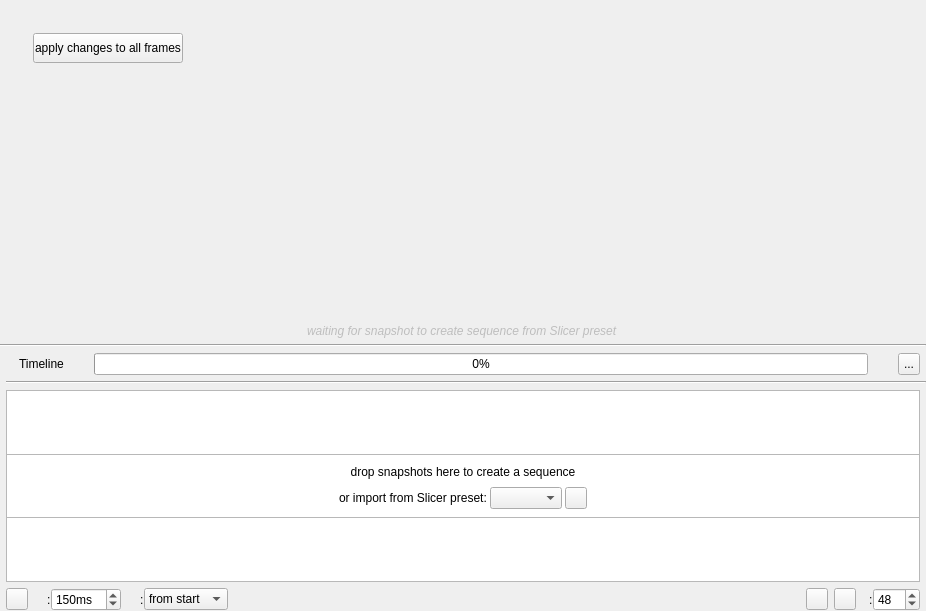
<?xml version="1.0" encoding="UTF-8"?>
<ui version="4.0">
 <class>panel_animation_timeline</class>
 <widget class="QWidget" name="panel_animation_timeline"><property name="surfaceRole" stdset="0"><string>panel</string></property>
  <property name="geometry">
   <rect>
    <x>0</x>
    <y>0</y>
    <width>926</width>
    <height>611</height>
   </rect>
  </property>
  <property name="windowTitle">
   <string>Form</string>
  </property>
  <layout class="QVBoxLayout" name="layout_vertical_layout">
   <property name="spacing">
    <number>0</number>
   </property>
   <property name="leftMargin">
    <number>0</number>
   </property>
   <property name="topMargin">
    <number>0</number>
   </property>
   <property name="rightMargin">
    <number>0</number>
   </property>
   <property name="bottomMargin">
    <number>0</number>
   </property>
   <item>
    <widget class="QWidget" name="panel_animation_preview" native="true"><property name="surfaceRole" stdset="0"><string>panel</string></property>
     <property name="sizePolicy">
      <sizepolicy hsizetype="Preferred" vsizetype="Expanding">
       <horstretch>0</horstretch>
       <verstretch>1</verstretch>
      </sizepolicy>
     </property>
     <layout class="QVBoxLayout" name="layout_vertical_layout_2">
      <property name="spacing">
       <number>0</number>
      </property>
      <property name="leftMargin">
       <number>0</number>
      </property>
      <property name="topMargin">
       <number>0</number>
      </property>
      <property name="rightMargin">
       <number>0</number>
      </property>
      <property name="bottomMargin">
       <number>0</number>
      </property>
      <item>
       <widget class="QStackedWidget" name="stack_animation_preview">
        <property name="currentIndex">
         <number>0</number>
        </property>
        <widget class="QWidget" name="page_animation_plot_preview">
         <layout class="QVBoxLayout" name="layout_animation_plot_preview">
          <property name="spacing">
           <number>0</number>
          </property>
          <property name="leftMargin">
           <number>0</number>
          </property>
          <property name="topMargin">
           <number>0</number>
          </property>
          <property name="rightMargin">
           <number>0</number>
          </property>
          <property name="bottomMargin">
           <number>0</number>
          </property>
          <item>
           <widget class="QWidget" name="panel_animation_plot_host" native="true"><property name="surfaceRole" stdset="0"><string>panel</string></property>
            <property name="sizePolicy">
             <sizepolicy hsizetype="Preferred" vsizetype="Expanding">
              <horstretch>0</horstretch>
              <verstretch>0</verstretch>
             </sizepolicy>
            </property>
            <layout class="QVBoxLayout" name="verticalLayout_3"/>
           </widget>
          </item>
          <item>
           <widget class="QWidget" name="waiting_note_container" native="true">
            <layout class="QVBoxLayout" name="verticalLayout_2">
             <property name="spacing">
              <number>0</number>
             </property>
             <property name="leftMargin">
              <number>0</number>
             </property>
             <property name="topMargin">
              <number>0</number>
             </property>
             <property name="rightMargin">
              <number>0</number>
             </property>
             <property name="bottomMargin">
              <number>0</number>
             </property>
             <item alignment="Qt::AlignmentFlag::AlignHCenter">
              <widget class="QLabel" name="label_waiting_for_snapshot">
               <property name="textRole" stdset="0">
                <string>secondary</string>
               </property>
               <property name="enabled">
                <bool>false</bool>
               </property>
               <property name="visible">
                <bool>true</bool>
               </property>
               <property name="styleSheet">
                <string notr="true">font: italic;</string>
               </property>
               <property name="text">
                <string>waiting for snapshot to create sequence from Slicer preset</string>
               </property>
              </widget>
             </item>
            </layout>
           </widget>
          </item>
         </layout>
         <widget class="QToolButton" name="button_apply_plot_changes_to_all">
          <property name="geometry">
           <rect>
            <x>33</x>
            <y>33</y>
            <width>150</width>
            <height>30</height>
           </rect>
          </property>
          <property name="toolTip">
           <string>apply current plot changes to all frames</string>
          </property>
          <property name="text">
           <string>apply changes to all frames</string>
          </property>
          <property name="toolButtonStyle">
           <enum>Qt::ToolButtonStyle::ToolButtonTextOnly</enum>
          </property>
          <property name="iconName" stdset="0">
           <string>sync</string>
          </property>
          <property name="icon">
           <iconset>
            <normaloff>../../shared/icons/material/sync.svg</normaloff>../../shared/icons/material/sync.svg</iconset>
          </property>
         </widget>
         <zorder>panel_animation_plot_host</zorder>
         <zorder>waiting_note_container</zorder>
         <zorder>button_apply_plot_changes_to_all</zorder>
        </widget>
        <widget class="QWidget" name="page_animation_proxy_preview">
         <property name="sizePolicy">
          <sizepolicy hsizetype="Ignored" vsizetype="Ignored">
           <horstretch>0</horstretch>
           <verstretch>0</verstretch>
          </sizepolicy>
         </property>
         <layout class="QVBoxLayout" name="layout_animation_proxy_preview">
          <property name="spacing">
           <number>0</number>
          </property>
          <property name="leftMargin">
           <number>0</number>
          </property>
          <property name="topMargin">
           <number>0</number>
          </property>
          <property name="rightMargin">
           <number>0</number>
          </property>
          <property name="bottomMargin">
           <number>0</number>
          </property>
          <item>
           <widget class="QWidget" name="panel_animation_proxy_host" native="true"><property name="surfaceRole" stdset="0"><string>panel</string></property>
            <property name="sizePolicy">
             <sizepolicy hsizetype="Expanding" vsizetype="Expanding">
              <horstretch>0</horstretch>
              <verstretch>1</verstretch>
             </sizepolicy>
            </property>
            <layout class="QVBoxLayout" name="layout_animation_proxy_host">
             <property name="spacing">
              <number>0</number>
             </property>
             <property name="leftMargin">
              <number>0</number>
             </property>
             <property name="topMargin">
              <number>0</number>
             </property>
             <property name="rightMargin">
              <number>0</number>
             </property>
             <property name="bottomMargin">
              <number>0</number>
             </property>
             <item>
              <widget class="QLabel" name="label_animation_proxy_preview">
               <property name="sizePolicy">
                <sizepolicy hsizetype="Fixed" vsizetype="Fixed">
                 <horstretch>0</horstretch>
                 <verstretch>0</verstretch>
                </sizepolicy>
               </property>
               <property name="minimumSize">
                <size>
                 <width>0</width>
                 <height>0</height>
                </size>
               </property>
               <property name="text">
                <string/>
               </property>
               <property name="alignment">
                <set>Qt::AlignmentFlag::AlignCenter</set>
               </property>
              </widget>
             </item>
            </layout>
           </widget>
          </item>
          <item alignment="Qt::AlignmentFlag::AlignBottom">
           <widget class="QWidget" name="preview_animation_label_container" native="true">
            <layout class="QVBoxLayout" name="verticalLayout">
             <property name="spacing">
              <number>0</number>
             </property>
             <property name="leftMargin">
              <number>0</number>
             </property>
             <property name="topMargin">
              <number>0</number>
             </property>
             <property name="rightMargin">
              <number>0</number>
             </property>
             <property name="bottomMargin">
              <number>0</number>
             </property>
             <item alignment="Qt::AlignmentFlag::AlignHCenter|Qt::AlignmentFlag::AlignBottom">
              <widget class="QLabel" name="label_preview_animation_note">
               <property name="textRole" stdset="0">
                <string>secondary</string>
               </property>
               <property name="styleSheet">
                <string notr="true">font: italic;</string>
               </property>
               <property name="text">
                <string>preview animation with reduced quality</string>
               </property>
              </widget>
             </item>
            </layout>
           </widget>
          </item>
         </layout>
        </widget>
       </widget>
      </item>
     </layout>
    </widget>
   </item>
   <item>
    <widget class="QWidget" name="panel_timeline_outer" native="true"><property name="surfaceRole" stdset="0"><string>panel</string></property>
     <property name="sizePolicy">
      <sizepolicy hsizetype="Preferred" vsizetype="Expanding">
       <horstretch>0</horstretch>
       <verstretch>0</verstretch>
      </sizepolicy>
     </property>
     <layout class="QVBoxLayout" name="layout_vertical_layout_6">
      <property name="spacing">
       <number>6</number>
      </property>
      <property name="leftMargin">
       <number>0</number>
      </property>
      <property name="topMargin">
       <number>0</number>
      </property>
      <property name="rightMargin">
       <number>0</number>
      </property>
      <property name="bottomMargin">
       <number>0</number>
      </property>
      <item alignment="Qt::AlignmentFlag::AlignTop">
       <widget class="QWidget" name="panel_timeline_content" native="true"><property name="surfaceRole" stdset="0"><string>panel</string></property>
        <property name="sizePolicy">
         <sizepolicy hsizetype="Expanding" vsizetype="Fixed">
          <horstretch>0</horstretch>
          <verstretch>0</verstretch>
         </sizepolicy>
        </property>
        <layout class="QVBoxLayout" name="layout_vertical_layout_4">
         <property name="spacing">
          <number>0</number>
         </property>
         <property name="leftMargin">
          <number>0</number>
         </property>
         <property name="topMargin">
          <number>0</number>
         </property>
         <property name="rightMargin">
          <number>0</number>
         </property>
         <property name="bottomMargin">
          <number>0</number>
         </property>
        </layout>
       </widget>
      </item>
      <item>
       <widget class="Line" name="line_line"><property name="separatorRole" stdset="0"><string>inset</string></property>
        <property name="orientation">
         <enum>Qt::Orientation::Horizontal</enum>
        </property>
       </widget>
      </item>
      <item>
       <layout class="QHBoxLayout" name="layout_horizontal_layout_6">
        <property name="spacing">
         <number>6</number>
        </property>
        <property name="leftMargin">
         <number>6</number>
        </property>
        <property name="rightMargin">
         <number>6</number>
        </property>
        <item>
         <widget class="QLabel" name="label_timeline_icon">
          <property name="sizePolicy">
           <sizepolicy hsizetype="Fixed" vsizetype="Preferred">
            <horstretch>0</horstretch>
            <verstretch>0</verstretch>
           </sizepolicy>
          </property>
          <property name="text">
           <string/>
          </property>
          <property name="pixmap">
           <pixmap>../../shared/icons/material/animation.svg</pixmap>
          </property>
          <property name="iconName" stdset="0">
           <string>animation</string>
          </property>
          <property name="iconSize" stdset="0">
           <number>20</number>
          </property>
         </widget>
        </item>
        <item>
         <widget class="QLabel" name="label_timeline">
          <property name="sizePolicy">
           <sizepolicy hsizetype="Fixed" vsizetype="Preferred">
            <horstretch>0</horstretch>
            <verstretch>0</verstretch>
           </sizepolicy>
          </property>
          <property name="text">
           <string>Timeline</string>
          </property>
          <property name="scaledContents">
           <bool>true</bool>
          </property>
          <property name="margin">
           <number>0</number>
          </property>
          <property name="indent">
           <number>0</number>
          </property>
         </widget>
        </item>
        <item>
         <widget class="QWidget" name="widget" native="true">
          <layout class="QVBoxLayout" name="verticalLayout_6">
           <property name="spacing">
            <number>0</number>
           </property>
           <property name="leftMargin">
            <number>24</number>
           </property>
           <property name="topMargin">
            <number>0</number>
           </property>
           <property name="rightMargin">
            <number>24</number>
           </property>
           <property name="bottomMargin">
            <number>0</number>
           </property>
           <item>
            <widget class="QProgressBar" name="progress_timeline">
             <property name="visible">
              <bool>false</bool>
             </property>
             <property name="value">
              <number>0</number>
             </property>
            </widget>
           </item>
          </layout>
         </widget>
        </item>
        <item>
         <widget class="QToolButton" name="button_timeline_options">
          <property name="toolTip">
           <string>Timeline options</string>
          </property>
          <property name="minimumSize">
           <size>
            <width>22</width>
            <height>22</height>
           </size>
          </property>
          <property name="maximumSize">
           <size>
            <width>22</width>
            <height>22</height>
           </size>
          </property>
          <property name="text">
           <string>...</string>
          </property>
         </widget>
        </item>
       </layout>
      </item>
      <item>
       <widget class="QWidget" name="widget" native="true">
        <layout class="QVBoxLayout" name="verticalLayout_4">
         <property name="spacing">
          <number>0</number>
         </property>
         <property name="leftMargin">
          <number>6</number>
         </property>
         <property name="topMargin">
          <number>0</number>
         </property>
         <property name="rightMargin">
          <number>0</number>
         </property>
         <property name="bottomMargin">
          <number>0</number>
         </property>
         <item>
          <widget class="Line" name="line_line_2"><property name="separatorRole" stdset="0"><string>inset</string></property>
           <property name="frameShadow">
            <enum>QFrame::Shadow::Sunken</enum>
           </property>
           <property name="orientation">
            <enum>Qt::Orientation::Horizontal</enum>
           </property>
          </widget>
         </item>
        </layout>
       </widget>
      </item>
     </layout>
    </widget>
   </item>
   <item>
    <widget class="QWidget" name="panel_animation_sequence" native="true"><property name="surfaceRole" stdset="0"><string>panel</string></property>
     <property name="sizePolicy">
      <sizepolicy hsizetype="Preferred" vsizetype="Fixed">
       <horstretch>0</horstretch>
       <verstretch>0</verstretch>
      </sizepolicy>
     </property>
     <property name="minimumSize">
      <size>
       <width>0</width>
       <height>0</height>
      </size>
     </property>
     <layout class="QVBoxLayout" name="layout_vertical_layout_3">
      <property name="spacing">
       <number>0</number>
      </property>
      <property name="leftMargin">
       <number>0</number>
      </property>
      <property name="topMargin">
       <number>0</number>
      </property>
      <property name="rightMargin">
       <number>0</number>
      </property>
      <property name="bottomMargin">
       <number>0</number>
      </property>
      <item>
       <widget class="QWidget" name="panel_animation_sequence_list" native="true"><property name="surfaceRole" stdset="0"><string>panel</string></property>
        <property name="sizePolicy">
         <sizepolicy hsizetype="Preferred" vsizetype="Fixed">
          <horstretch>0</horstretch>
          <verstretch>0</verstretch>
         </sizepolicy>
        </property>
        <layout class="QVBoxLayout" name="verticalLayout_5">
         <property name="spacing">
          <number>0</number>
         </property>
         <property name="leftMargin">
          <number>6</number>
         </property>
         <property name="topMargin">
          <number>6</number>
         </property>
         <property name="rightMargin">
          <number>6</number>
         </property>
         <property name="bottomMargin">
          <number>6</number>
         </property>
         <item>
          <widget class="QWidget" name="widget" native="true">
           <layout class="QGridLayout" name="gridLayout">
            <property name="leftMargin">
             <number>0</number>
            </property>
            <property name="topMargin">
             <number>0</number>
            </property>
            <property name="rightMargin">
             <number>0</number>
            </property>
            <property name="bottomMargin">
             <number>0</number>
            </property>
            <property name="spacing">
             <number>0</number>
            </property>
            <item row="0" column="0">
             <widget class="QListWidget" name="list_animation_sequence">
              <property name="toolTip">
               <string>Reorder animation frames</string>
              </property>
              <property name="minimumSize">
               <size>
                <width>0</width>
                <height>0</height>
               </size>
              </property>
              <property name="verticalScrollBarPolicy">
               <enum>Qt::ScrollBarPolicy::ScrollBarAlwaysOff</enum>
              </property>
              <property name="horizontalScrollBarPolicy">
               <enum>Qt::ScrollBarPolicy::ScrollBarAsNeeded</enum>
              </property>
              <property name="flow">
               <enum>QListView::Flow::LeftToRight</enum>
              </property>
              <property name="isWrapping" stdset="0">
               <bool>false</bool>
              </property>
              <property name="spacing">
               <number>4</number>
              </property>
              <property name="viewMode">
               <enum>QListView::ViewMode::ListMode</enum>
              </property>
             </widget>
            </item>
            <item row="0" column="0" alignment="Qt::AlignmentFlag::AlignVCenter">
             <widget class="QFrame" name="panel_animation_drop_area"><property name="surfaceRole" stdset="0"><string>panel</string></property>
              <property name="minimumSize">
               <size>
                <width>220</width>
                <height>64</height>
               </size>
              </property>
              <property name="acceptDrops">
               <bool>true</bool>
              </property>
              <property name="frameShape">
               <enum>QFrame::Shape::StyledPanel</enum>
              </property>
              <layout class="QVBoxLayout" name="layout_animation_drop_area">
               <property name="spacing">
                <number>6</number>
               </property>
               <property name="leftMargin">
                <number>8</number>
               </property>
               <property name="topMargin">
                <number>8</number>
               </property>
               <property name="rightMargin">
                <number>8</number>
               </property>
               <property name="bottomMargin">
                <number>8</number>
               </property>
               <item alignment="Qt::AlignmentFlag::AlignVCenter">
                <widget class="QLabel" name="label_animation_drop_hint">
                 <property name="text">
                  <string>drop snapshots here to create a sequence</string>
                 </property>
                 <property name="alignment">
                  <set>Qt::AlignmentFlag::AlignCenter</set>
                 </property>
                 <property name="wordWrap">
                  <bool>true</bool>
                 </property>
                </widget>
               </item>
               <item alignment="Qt::AlignmentFlag::AlignHCenter|Qt::AlignmentFlag::AlignVCenter">
                <widget class="QWidget" name="panel_animation_slicer_loader" native="true"><property name="surfaceRole" stdset="0"><string>panel</string></property>
                 <property name="sizePolicy">
                  <sizepolicy hsizetype="Fixed" vsizetype="Preferred">
                   <horstretch>0</horstretch>
                   <verstretch>0</verstretch>
                  </sizepolicy>
                 </property>
                 <layout class="QHBoxLayout" name="horizontalLayout">
                  <property name="spacing">
                   <number>3</number>
                  </property>
                  <property name="leftMargin">
                   <number>0</number>
                  </property>
                  <property name="topMargin">
                   <number>0</number>
                  </property>
                  <property name="rightMargin">
                   <number>0</number>
                  </property>
                  <property name="bottomMargin">
                   <number>0</number>
                  </property>
                  <item>
                   <widget class="QLabel" name="label_animation_slicer_hint">
                    <property name="sizePolicy">
                     <sizepolicy hsizetype="Fixed" vsizetype="Preferred">
                      <horstretch>0</horstretch>
                      <verstretch>0</verstretch>
                     </sizepolicy>
                    </property>
                    <property name="text">
                     <string>or import from Slicer preset:</string>
                    </property>
                   </widget>
                  </item>
                  <item>
                   <widget class="QComboBox" name="combo_slicer_presets">
                   </widget>
                  </item>
                  <item>
                   <widget class="QToolButton" name="button_import_slicer_preset">
                    <property name="sizePolicy">
                     <sizepolicy hsizetype="Fixed" vsizetype="Fixed">
                      <horstretch>0</horstretch>
                      <verstretch>0</verstretch>
                     </sizepolicy>
                    </property>
                    <property name="maximumSize">
                     <size>
                      <width>22</width>
                      <height>22</height>
                     </size>
                    </property>
                    <property name="toolTip">
                     <string>import preset</string>
                    </property>
                    <property name="text">
                     <string/>
                    </property>
                    <property name="icon">
                     <iconset>
                      <normaloff>../../shared/icons/material/import.svg</normaloff>../../shared/icons/material/import.svg</iconset>
                    </property>
                    <property name="iconName" stdset="0">
                     <string>import</string>
                    </property>
                   </widget>
                  </item>
                 </layout>
                </widget>
               </item>
              </layout>
             </widget>
            </item>
           </layout>
          </widget>
         </item>
        </layout>
       </widget>
      </item>
      <item>
       <widget class="QWidget" name="panel_animation_playback_controls" native="true"><property name="surfaceRole" stdset="0"><string>panel</string></property>
        <property name="sizePolicy">
         <sizepolicy hsizetype="Preferred" vsizetype="Fixed">
          <horstretch>0</horstretch>
          <verstretch>0</verstretch>
         </sizepolicy>
        </property>
        <layout class="QHBoxLayout" name="layout_horizontal_layout_3">
         <property name="spacing">
          <number>0</number>
         </property>
         <property name="leftMargin">
          <number>6</number>
         </property>
         <property name="topMargin">
          <number>0</number>
         </property>
         <property name="rightMargin">
          <number>6</number>
         </property>
         <property name="bottomMargin">
          <number>0</number>
         </property>
         <item>
          <widget class="QWidget" name="panel_animation_play_buttons" native="true"><property name="surfaceRole" stdset="0"><string>panel</string></property>
           <layout class="QHBoxLayout" name="layout_horizontal_layout">
            <property name="spacing">
             <number>6</number>
            </property>
            <property name="leftMargin">
             <number>0</number>
            </property>
            <property name="topMargin">
             <number>0</number>
            </property>
            <property name="rightMargin">
             <number>0</number>
            </property>
            <property name="bottomMargin">
             <number>0</number>
            </property>
            <item>
             <widget class="QToolButton" name="button_animation_play">
              <property name="toolTip">
               <string>Play or pause preview</string>
              </property>
              <property name="maximumSize">
               <size>
                <width>22</width>
                <height>22</height>
               </size>
              </property>
              <property name="text">
               <string/>
              </property>
              <property name="icon">
               <iconset>
                <normaloff>../../shared/icons/material/animation_play.svg</normaloff>../../shared/icons/material/animation_play.svg</iconset>
              </property>
              <property name="checkable">
               <bool>true</bool>
              </property>
             </widget>
            </item>
            <item>
             <widget class="QWidget" name="speed_interval" native="true">
              <property name="minimumSize">
               <size>
                <width>0</width>
                <height>0</height>
               </size>
              </property>
              <layout class="QHBoxLayout" name="layout_horizontal_layout_5">
               <property name="spacing">
                <number>0</number>
               </property>
               <property name="leftMargin">
                <number>6</number>
               </property>
               <property name="topMargin">
                <number>0</number>
               </property>
               <property name="rightMargin">
                <number>0</number>
               </property>
               <property name="bottomMargin">
                <number>0</number>
               </property>
               <item>
                <widget class="QLabel" name="label_speed_interval_icon">
                 <property name="sizePolicy">
                  <sizepolicy hsizetype="Fixed" vsizetype="Preferred">
                   <horstretch>0</horstretch>
                   <verstretch>0</verstretch>
                  </sizepolicy>
                 </property>
                 <property name="toolTip">
                  <string>speed interval</string>
                 </property>
                 <property name="text">
                  <string/>
                 </property>
                 <property name="pixmap">
                  <pixmap>../../shared/icons/material/time_interval.svg</pixmap>
                 </property>
                 <property name="iconName" stdset="0">
                  <string>time_interval</string>
                 </property>
                 <property name="iconSize" stdset="0">
                  <number>20</number>
                 </property>
                </widget>
               </item>
               <item>
                <widget class="QLabel" name="label_slicer_start_separator_2">
                 <property name="text">
                  <string>:</string>
                 </property>
                </widget>
               </item>
               <item>
                <widget class="QSpinBox" name="spin_speed_ms">
                 <property name="toolTip">
                  <string>Time between frames, in milliseconds</string>
                 </property>
                 <property name="suffix">
                  <string>ms</string>
                 </property>
                 <property name="minimum">
                  <number>50</number>
                 </property>
                 <property name="maximum">
                  <number>5000</number>
                 </property>
                 <property name="singleStep">
                  <number>50</number>
                 </property>
                 <property name="value">
                  <number>150</number>
                 </property>
                </widget>
               </item>
              </layout>
             </widget>
            </item>
            <item>
             <widget class="QWidget" name="repeat_mode" native="true">
              <property name="minimumSize">
               <size>
                <width>0</width>
                <height>0</height>
               </size>
              </property>
              <layout class="QHBoxLayout" name="layout_horizontal_layout_4">
               <property name="spacing">
                <number>0</number>
               </property>
               <property name="leftMargin">
                <number>6</number>
               </property>
               <property name="topMargin">
                <number>0</number>
               </property>
               <property name="rightMargin">
                <number>0</number>
               </property>
               <property name="bottomMargin">
                <number>0</number>
               </property>
               <item>
                <widget class="QLabel" name="repeat_icon">
                 <property name="sizePolicy">
                  <sizepolicy hsizetype="Fixed" vsizetype="Preferred">
                   <horstretch>0</horstretch>
                   <verstretch>0</verstretch>
                  </sizepolicy>
                 </property>
                 <property name="toolTip">
                  <string>repeat mode</string>
                 </property>
                 <property name="text">
                  <string/>
                 </property>
                 <property name="pixmap">
                  <pixmap>../../shared/icons/material/repeat.svg</pixmap>
                 </property>
                 <property name="iconName" stdset="0">
                  <string>repeat</string>
                 </property>
                 <property name="iconSize" stdset="0">
                  <number>20</number>
                 </property>
                </widget>
               </item>
               <item>
                <widget class="QLabel" name="label_repeat_separator">
                 <property name="text">
                  <string>:</string>
                 </property>
                </widget>
               </item>
               <item>
                <widget class="QComboBox" name="combo_repeat_style">
                 <property name="toolTip">
                  <string>Loop, reverse, or play once</string>
                 </property>
                 <item>
                  <property name="text">
                   <string>from start</string>
                  </property>
                 </item>
                 <item>
                  <property name="text">
                   <string>ping pong</string>
                  </property>
                 </item>
                 <item>
                  <property name="text">
                   <string>play once</string>
                  </property>
                 </item>
                </widget>
               </item>
              </layout>
             </widget>
            </item>
            <item>
             <spacer name="horizontalSpacer">
              <property name="orientation">
               <enum>Qt::Orientation::Horizontal</enum>
              </property>
              <property name="sizeHint" stdset="0">
               <size>
                <width>40</width>
                <height>20</height>
               </size>
              </property>
             </spacer>
            </item>
            <item>
             <widget class="QToolButton" name="button_animation_previous">
              <property name="maximumSize">
               <size>
                <width>22</width>
                <height>22</height>
               </size>
              </property>
              <property name="toolTip">
               <string>select previous</string>
              </property>
              <property name="text">
               <string/>
              </property>
              <property name="icon">
               <iconset>
                <normaloff>../../shared/icons/material/previous.svg</normaloff>../../shared/icons/material/previous.svg</iconset>
              </property>
             </widget>
            </item>
            <item>
             <widget class="QToolButton" name="button_animation_next">
              <property name="maximumSize">
               <size>
                <width>22</width>
                <height>22</height>
               </size>
              </property>
              <property name="toolTip">
               <string>select next</string>
              </property>
              <property name="text">
               <string/>
              </property>
              <property name="icon">
               <iconset>
                <normaloff>../../shared/icons/material/next.svg</normaloff>../../shared/icons/material/next.svg</iconset>
              </property>
             </widget>
            </item>
            <item>
             <widget class="QWidget" name="panel_animation_thumbnail_size" native="true"><property name="surfaceRole" stdset="0"><string>panel</string></property>
              <layout class="QHBoxLayout" name="layout_horizontal_layout_2">
               <property name="spacing">
                <number>0</number>
               </property>
               <property name="leftMargin">
                <number>0</number>
               </property>
               <property name="topMargin">
                <number>0</number>
               </property>
               <property name="rightMargin">
                <number>0</number>
               </property>
               <property name="bottomMargin">
                <number>0</number>
               </property>
               <item>
                <widget class="QLabel" name="label_animation_thumbnail_size_icon">
                 <property name="toolTip">
                  <string>Timeline preview size</string>
                 </property>
                 <property name="text">
                  <string/>
                 </property>
                 <property name="pixmap">
                  <pixmap>../../shared/icons/material/snapshot_size.svg</pixmap>
                 </property>
                 <property name="iconName" stdset="0">
                  <string>snapshot_size</string>
                 </property>
                 <property name="iconSize" stdset="0">
                  <number>20</number>
                 </property>
                </widget>
               </item>
               <item>
                <widget class="QLabel" name="label_animation_thumbnail_size_separator">
                 <property name="text">
                  <string>:</string>
                 </property>
                </widget>
               </item>
               <item>
                <widget class="QSpinBox" name="spin_snapshot_thumbnail_size">
                 <property name="toolTip">
                  <string>Timeline preview size</string>
                 </property>
                 <property name="sizePolicy">
                  <sizepolicy hsizetype="Fixed" vsizetype="Fixed">
                   <horstretch>0</horstretch>
                   <verstretch>0</verstretch>
                  </sizepolicy>
                 </property>
                 <property name="maximum">
                  <number>100</number>
                 </property>
                 <property name="singleStep">
                  <number>16</number>
                 </property>
                 <property name="value">
                  <number>48</number>
                 </property>
                </widget>
               </item>
              </layout>
             </widget>
            </item>
           </layout>
          </widget>
         </item>
        </layout>
       </widget>
      </item>
     </layout>
    </widget>
   </item>
  </layout>
 </widget>
 <resources/>
 <connections/>
</ui>
